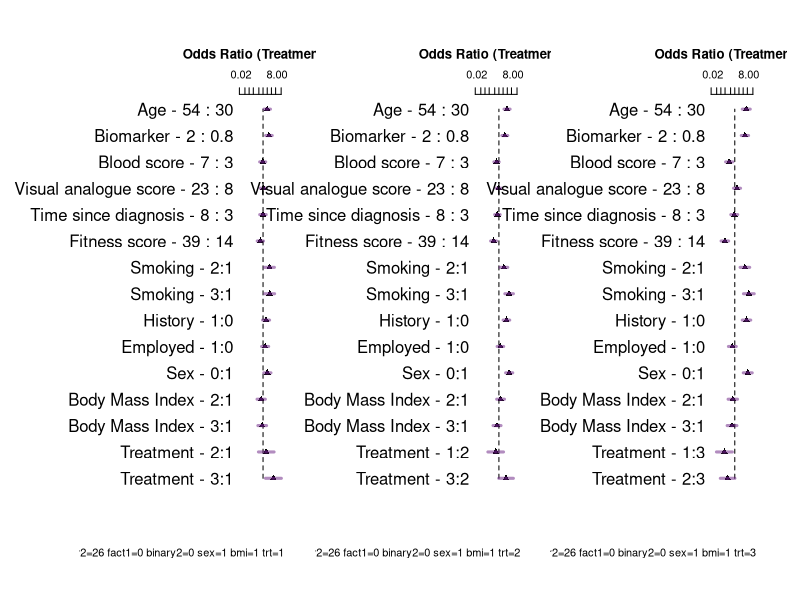
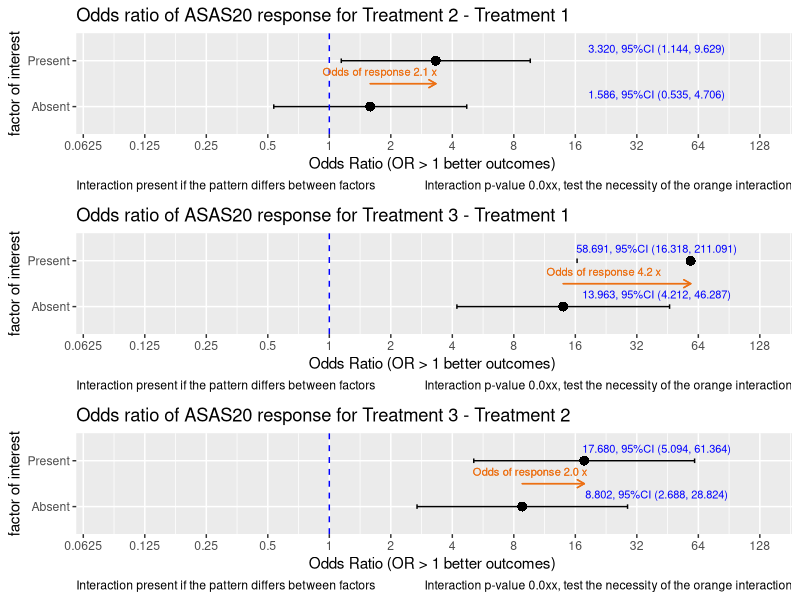
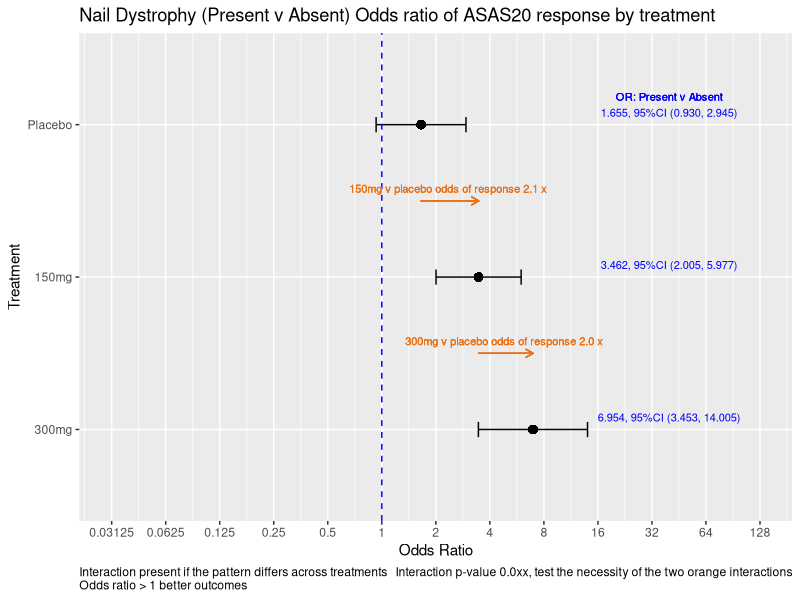

Here is the R script that generated these plots, in order:
## ---- chunk 1

    set.seed(124)
    library(rms)          # automatically engages rms(Hmisc)
    library(tidyverse)
    library(kableExtra) 
    library(knitr) 
    library(reshape)
    library(rms)
    library(ggplot2)
    require(gridExtra)

    knitrSet(lang='markdown', w=7, h=7, dev='svg', fig.path='folder/')
    options(prType='html')
    options(width=200)
    
    # format function 
       formatz <- function(x){
          if (!is.na(x)  ) {
            sprintf(x, fmt = '%#.1f')  
           }
       }
     
    options(max.print=1000000)    
    options(scipen=999)
    
    ## convenience functions
    p0 <- function(x) {formatC(x, format="f", digits=1)}
    p1 <- function(x) {formatC(x, format="f", digits=1)}
    p2 <- function(x) {formatC(x, format="f", digits=2)}
    p3 <- function(x) {formatC(x, format="f", digits=3)}
    p4 <- function(x) {formatC(x, format="f", digits=4)}
    p5 <- function(x) {formatC(x, format="f", digits=5)}
    
    logit <-     function(p) log(1/(1/p-1))
    expit <-     function(x) 1/(1/exp(x) + 1)
    inv_logit <- function(logit) exp(logit) / (1 + exp(logit))
    is.even <-   function(x){ x %% 2 == 0 }                       # function to id. odd maybe useful
    options(width=200)


## ---- chunk 2

    # select the design to simulate
    Design = "Treatment interacts with all variables" 
    #Design = "Treatment interacts with smoking only" 
    #Design = "No-interaction logit-additive model"
    
    # coefficients on log odds scale
    
    intercept <- -3
    n=1000
    v1 = 1
    v2 = 1/(65-18)
    v3 = 0.4
    v4 = 0
    v5 = 1/3
    v6 = -.5/10
    v7 = 0.25/30
    v8 = -.1/10
    v9 = -1/50
    v10 = log(2)
    v11 = -log(1)
    v12 = log(0.5)
    
    #~~~~~~~~~~~~~~~~~~~~~~~~~~~~~~~~~~~~~~~~~~~~~~~~~~~~~~~~~~~~~~~~~~~~~~~~~~~~~~~~~
    randomi <- runif(n)    # this determines Y=1 later, 
    #~~~~~~~~~~~~~~~~~~~~~~~~~~~~~~~~~~~~~~~~~~~~~~~~~~~~~~~~~~~~~~~~~~~~~~~~~~~~~~~~~
    
    trt.coef       <-  v1     # log odds ratio so 1 -> 2.718, so 1 is LARGE
    age.coef       <-  v2     # log odds of 1 over the age range
    smoke.coef     <-  v3     # this is odds of 1.5
    bmi.coef       <-  v4     # this is an odds of 1..50:50
    covar3.coef    <-  v5     # log odds 1 over range of 3
    covar1.coef    <-  v6     # log odds -.05 per unit change
    vas.coef       <-  v7     # log odds .008 per unit change. log odds .25 over 30 units odds 1.27
    time.coef      <-  v8     # log odds -.01 per year, log odds -.1 over 10 years or odds .90
    covar2.coef    <-  v9     # log odds 0.02 per unit, log odds 1 over 50 units or odds 2.7
    fact1.coef     <-  v10    # log odds 0.693 per change in binary, or odds of 2   
    binary2.coef   <-  v11    # log odds 0 per change in binary, or odds of 1  
    sex.coef       <-  v12    # log odds -0.693 per change in binary, or odds of .5  
    
    # made up data structure 
    trt      <- sample(1:3,   n, replace=TRUE)      # trt 3 levels
    age      <- sample(18:65, n, replace=TRUE)      # continuous
    bmi      <- sample(1:3,   n, replace=TRUE)      # assume 3 equal groups
    smoking  <- sample(1:3,   n, replace=TRUE)      # categorical assume 3 equal groups
    covar3   <- round(runif(n,0,3),2)
    covar1   <- round(runif(n,0,10),2)
    vas      <- sample(1:30, n, replace=TRUE)
    time     <- round(runif(n,0,10),2)              # years
    covar2   <- sample(1:50, n, replace=TRUE)
    fact1    <- sample(0:1,  n, replace=TRUE)
    binary2  <- sample(0:1,  n, replace=TRUE)
    sex      <- sample(0:1,  n, replace=TRUE)


## ---- chunk 3

#~~~~~~~~~~~~~~~~~~~~~~~~~~~~~~~~~~~~~~~~~~~~~~~~~~~~~~~~~~~~~~~~~~~~~~~~~~~~~~~~~~~~~~~~~~~~~~~~~~~~~~~~~~~~~~~~~~~~~~~~~~~~linear predictor
if ( ( Design) == "Treatment interacts with all variables" )  {
  
  lp = intercept + trt*trt.coef*(smoking*smoke.coef   +   age*age.coef  + bmi*bmi.coef   + covar3*covar3.coef +
                                   covar1*covar1.coef +   vas*vas.coef  + time*time.coef + covar2*covar2.coef +
                                   fact1*fact1.coef   +
                                   binary2*binary2.coef + sex*sex.coef) 
  
  
}   else if ( ( Design ) == "Treatment interacts with smoking only" ) {    
  
  # truth  only smoking interacts  with trt
  lp = intercept + (trt*trt.coef*smoking*smoke.coef)   +   age*age.coef   + bmi*bmi.coef + covar3*covar3.coef +
    covar1*covar1.coef  + vas*vas.coef   + time*time.coef + covar2*covar2.coef + fact1*fact1.coef +
    binary2*binary2.coef + sex*sex.coef
  
  
}   else if ( ( Design) == "No-interaction logit-additive model" ) {  
  
  # truth no interactions
  lp = intercept + trt*trt.coef + smoking*smoke.coef + age*age.coef  + bmi*bmi.coef  + covar3*covar3.coef  +
    covar1*covar1.coef + vas*vas.coef  + time*time.coef + covar2*covar2.coef + fact1*fact1.coef +
    binary2*binary2.coef + sex*sex.coef
}

y <- ifelse(randomi < plogis(lp), 1, 0)   # one liner  randomi object is necessary for R shiny only



## ---- chunk 4


    datx <- data.frame(cbind(y,  trt ,smoking,  age, covar3, covar1, vas, time, covar2, fact1, binary2, sex, bmi))
    
    da <-  datx 
    
    da$trt <-     factor(da$trt)
    da$smoking <- factor(da$smoking)
    da$fact1 <-   factor(da$fact1)
    da$binary2 <- factor(da$binary2)
    da$sex <-     factor(da$sex)
    da$bmi <-     factor(da$bmi)
    
    # labels for forest plots
    label(da$age)                <- 'Age'                       
    label(da$trt)                <- 'Treatment'
    label(da$bmi)                <- 'Body Mass Index'
    label(da$smoking)            <- 'Smoking'
    label(da$covar3)             <- 'Biomarker'
    label(da$covar1)             <- 'Blood score'
    label(da$vas)                <- 'Visual analogue score'
    label(da$time)               <- 'Time since diagnosis'
    label(da$covar2)             <- 'Fitness score'
    label(da$fact1)              <- "History"
    label(da$binary2)            <- "Employed"
    label(da$sex)                <- 'Sex'
    
    dd <<- datadist(da)
    options(datadist="dd")


## ---- chunk 5

# RUN REGRESSONS
    A<-lrm(y~   trt * (smoking  + age  + bmi + covar3 + covar1 + vas + time + covar2 + fact1 + binary2 +sex),da, y=TRUE ,x=TRUE)  # all interact with trt
    B<-lrm(y~  (trt *  smoking) + age  + bmi + covar3 + covar1 + vas + time + covar2 + fact1 + binary2 +sex, da, y=TRUE, x=TRUE)  # smoking * trt only
    C<-lrm(y~   trt +  smoking  + age +  bmi + covar3 + covar1 + vas + time + covar2 + fact1 + binary2 +sex, da, y=TRUE, x=TRUE)  # main effect
  
## ---- chunk 6
  #~~~~~~~~~~~~~~~~~~~~~~~~~~~~~~~~~~~~~~~~~~~~~~~~~~~~~~~~~~~~~~~~~~~~~~~~~~~~~~~~~~~~~~~~~~~~~~~~~~~~~~~~~~~~~
  # LRTESTS
  #~~~~~~~~~~~~~~~~~~~~~~~~~~~~~~~~~~~~~~~~~~~~~~~~~~~~~~~~~~~~~~~~~~~~~~~~~~~~~~~~~~~~~~~~~~~~~~~~~~~~~~~~~~~~~
   
  
  lrtest( A, C)
   
## ---- chunk 7
   
  (A1 <- summary(A, smoking=1, age, covar3, covar1, vas, time, covar2, fact1, binary2, sex, bmi=1, trt=1, est.all=FALSE, vnames=c( "labels")))
  
  (A2 <- summary(A, smoking=1, age, covar3, covar1, vas, time, covar2, fact1, binary2, sex, bmi=1, trt=2, est.all=FALSE, vnames=c( "labels")))
  
  (A3 <- summary(A, smoking=1, age, covar3, covar1, vas, time, covar2, fact1, binary2, sex, bmi=1, trt=3, est.all=FALSE, vnames=c( "labels")))

 
## ---- chunk 8

  par(mfrow=c(1,3)) 
  
  par(oma=c(3,6,1,1)) 
  
  options(digits=1)
  
  plot(summary(A, smoking=1, age, covar3, covar1, vas, time, covar2, fact1, binary2, sex, bmi=1, trt=1, est.all=FALSE, vnames=c( "labels")), 
       log=TRUE, xlim=c(log(.01),log(40)),
       q=c(  0.95 ), at=c(.02,0.05,.1,.2,.5,1,2,4,8,20), lwd=3, pch=17,
       col=   rgb(red=.4,green=.1,blue=.5,alpha=c(.5,.3,.2)),
       col.points='black', cex=1, main= "Odds Ratio (Treatment 1)", cex.main=1.8
  )
  
  plot(summary(A, smoking=1, age, covar3, covar1, vas, time, covar2, fact1, binary2, sex, bmi=1, trt=2, est.all=FALSE, vnames=c( "labels")), 
       log=TRUE, xlim=c(log(.01),log(40)),
       q=c(  0.95 ), at=c(.02,0.05,.1,.2,.5,1,2,4,8,20), lwd=3, pch=17,
       col=   rgb(red=.4,green=.1,blue=.5,alpha=c(.5,.3,.2)),
       col.points='black', cex=1, main= "Odds Ratio (Treatment 2)", cex.main=1.8
  )
  
  plot(summary(A, smoking=1, age, covar3, covar1, vas, time, covar2, fact1, binary2, sex, bmi=1, trt=3, est.all=FALSE, vnames=c( "labels")), 
       log=TRUE, xlim=c(log(.01),log(40)),
       q=c(  0.95 ), at=c(.02,0.05,.1,.2,.5,1,2,4,8,20), lwd=3, pch=17,
       col=   rgb(red=.4,green=.1,blue=.5,alpha=c(.5,.3,.2)),
       col.points='black', cex=1, main= "Odds Ratio (Treatment 3)", cex.main=1.8
  )
  
  par(mfrow=c(1,1))


## ---- chunk 9

  options(digits=6)
  k1 <- contrast(A, list(fact1=c(0,1), trt=c(2)), list(fact1=c(0,1), trt=c(1)) , fun=exp) 
  z1 <- print(k1, X=TRUE)   
  
  k2 <- contrast(A, list(fact1=c(0,1), trt=c(3)), list(fact1=c(0,1), trt=c(1)) , fun=exp) 
  z2 <- print(k2, X=TRUE)   
  
  k3 <- contrast(A, list(fact1=c(0,1), trt=c(3)), list(fact1=c(0,1), trt=c(2)) , fun=exp) 
  z3 <- print(k3, X=TRUE)   


## ---- chunk 10
 
int.plot <- function(k1, factor.="factor of interest",
                     effect="Treatment 2 - Treatment 1", 
                     first.grp="Absent", 
                     second.grp="Present") {
  
  zz <- k1
  # log scale
  Scorex=as.vector(zz$Contrast)
  lbx =  as.vector(zz$Lower)
  ubx =  as.vector(zz$Upper)
  
  df.plot <- data.frame(x=c(effect,effect),
                        factor.=c(first.grp,second.grp ),
                        Score=exp(Scorex),
                        lb = exp(lbx),
                        ub =exp(ubx))
  
  df.plot$factor. = factor(df.plot$factor., 
                           levels = c(first.grp,second.grp ))
   
  
  gp <- ggplot(df.plot, aes(x=factor., y=log(Score), fill="black", group=x))
  gg <- gp + #geom_line(aes(linetype=x), size=.6) + 
    geom_point(aes(shape=x), size=3) + 
    geom_errorbar(aes(ymax=log(ub), ymin=log(lb)), width=.1) +
    theme(legend.position="none") + ylab("Odds Ratio (OR > 1 better outcomes) ") + xlab(factor.) +
    
    geom_hline(yintercept=log(1), linetype="dashed", color = "blue") +
    
    scale_y_continuous(
      breaks= log(c(1/32,1/16,1/8, 1/4,1/2,  1, 2, 4 ,8, 16,32,64, 128) )  ,  
      limits = c(log(1/12),log(128)),  
      labels=     c(1/32,1/16,1/8, 1/4,1/2,  1, 2, 4 ,8, 16,32,64,128)
    ) +
    
    coord_flip() +
    
    geom_text(aes(   
      y=log(40),
      label = paste0(p3(Score),", 95%CI (" ,p3(lb),", ",p3(ub), ")"), 
      vjust=-1.0), size=2.8, color='blue') +
    
    ggtitle( paste0("Odds ratio of ASAS20 response for ", effect) )
  
  
    gg <- gg + labs(caption = c("Interaction p-value 0.0xx, test the necessity of the orange interaction", 
                              "Interaction present if the pattern differs between factors")) + 
    theme(plot.caption = element_text(hjust=c(1, 0)))
  
  # Add text and arrows
  i <- gg + geom_segment(
    x = 1.5, y =  Scorex[1],
    xend = 1.5, yend =  Scorex[2],
    lineend = "round", # See available arrow types in example above
    linejoin = "round",
    size = .5, 
    arrow = arrow(length = unit(0.2, "cm")),
    colour = "#EC7014" # Also accepts "red", "blue' etc
  ) 
  
  k <- i + geom_text( aes(
    x = 1.5, y = (Scorex[1]+Scorex[2])/2,
    label = paste0("Odds of response ",p0(exp(   max(Scorex[2],Scorex[1]) -  min(Scorex[2],Scorex[1])  ))," x"), 
    group = NULL,
    vjust = -1, #.3
    hjust = .7 #1
  ), size=2.8 , color="#EC7014") 
   
}


## ---- chunk 11

#~~~~~~~~~~~~~~~~~~~~~~~~~~~~~~~~~~~~~~~~~~~~~~~~~~~~~~~~~~~~~~~~~~~~~~~~~~~~~~~~~~~~~~~~~~
  age.=sample(30:80,1)  # showing it is the interaction that counts.
  
  options(digits=6)
  k1 <- contrast(A, list(fact1=c(0,1),age=age., trt=c(2)), list(fact1=c(0,1), age=age.,trt=c(1)) , fun=exp) 
  z1 <- print(k1, X=TRUE)   
  
  k2 <- contrast(A, list(fact1=c(0,1), age=age.,trt=c(3)), list(fact1=c(0,1), age=age.,trt=c(1)) , fun=exp) 
  z2 <- print(k2, X=TRUE)   
  
  k3 <- contrast(A, list(fact1=c(0,1), age=age.,trt=c(3)), list(fact1=c(0,1), age=age.,trt=c(2)) , fun=exp) 
  z3 <- print(k3, X=TRUE)   
 
#~~~~~~~~~~~~~~~~~~~~~~~~~~~~~~~~~~~~~~
# execute function
  p1x <- int.plot(k1, factor.="factor of interest",
                  effect="Treatment 2 - Treatment 1", 
                  first.grp="Absent", 
                  second.grp="Present") 
  
  
  p2x <- int.plot(k2, factor.="factor of interest",
                  effect="Treatment 3 - Treatment 1", 
                  first.grp="Absent", 
                  second.grp="Present") 
  
  
  p3x <-int.plot(k3, factor.="factor of interest",
                 effect="Treatment 3 - Treatment 2", 
                 first.grp="Absent", 
               second.grp="Present") 


# its only the orange that is important. And will not change if other values in model are altered.
# the actual OR will change if the covariates change, but the same amount in both levels.
# should mention the values that are held constant!
grid.arrange(p1x,p2x,p3x)
# A
# lrtest(A,C)
# anova(A)
 

## ---- chunk 12

  # now try the original approach
  age.=sample(30:80,1)  # showing it is the interaction that counts.
  
  options(digits=6)
  k1 <- contrast(A, list(fact1=c(1),age=age., trt=c(1)), list(fact1=c(0), age=age.,trt=c(1)) , fun=exp) 
  z1 <- print(k1, X=TRUE)   
  
  k2 <- contrast(A, list(fact1=c(1), age=age.,trt=c(2)), list(fact1=c(0), age=age.,trt=c(2)) , fun=exp) 
  z2 <- print(k2, X=TRUE)   
  
  k3 <- contrast(A, list(fact1=c(1),  age=age.,trt=c(3)), list(fact1=c(0),  age=age.,trt=c(3)) , fun=exp) 
  z3 <- print(k3, X=TRUE)   

  
  zz<-rbind(k1,k2,k3)
  zz<-zz[,c("Contrast","Lower","Upper")]
  zz<- unlist(zz)
  zz<-matrix(zz, nrow=3, ncol=3)
  zz<-as.data.frame(zz)
  names(zz) <-c("Score","lb","ub")
  zz<-data.frame(zz)
  zze <- exp(zz)

  df.plot <- data.frame(x=c("Treatment","Treatment", "Treatment"),
                        factor.=c("Placebo","150mg","300mg"),
                        Score=exp(zz$Score),
                        lb = exp(zz$lb),
                        ub =exp(zz$ub))
   
 # df.plot$factor. = factor(df.plot$factor., levels = c("Placebo","150mg","300mg"))
  df.plot$factor. = factor(df.plot$factor., levels = c("300mg", "150mg", "Placebo"))
 
#~~~~~~~~~~~~~~~~~~~~~~~~~~~~~~~~~~~~~~~~~~~~~~~~~~~~~~~~~~~~~~~~~~~~~~~~~~~~~~~~~~~~~~~~~~~~~~ 
 
  gp <- ggplot(df.plot, aes(x=factor., y=log(Score), fill="black", group=x))
  gg <- gp + #geom_line(aes(linetype=x), size=.6) + 
    geom_point(aes(shape=x), size=3) + 
    geom_errorbar(aes(ymax=log(ub), ymin=log(lb)), width=.1) +
    theme(legend.position="none") + ylab("Odds Ratio") + xlab("Treatment") +
    
    geom_hline(yintercept=log(1), linetype="dashed", color = "blue") +
    
    scale_y_continuous(
      breaks= log(c(1/64,1/32,1/16,1/8, 1/4,1/2,  1, 2, 4 ,8, 16,32,64, 128) )  ,  
      limits = c(log(1/32),log(128)),  
      labels=     c(1/64,1/32,1/16,1/8, 1/4,1/2,  1, 2, 4 ,8, 16,32,64,128)
    ) +
    
    coord_flip() +
   
    geom_text(aes(  y=log(40) ,label = paste0(p3(zze$Score),", 95%CI (" ,p3(zze$lb),", ",p3(zze$ub), ")"), 
                    vjust=-1.0), size=2.8, color='blue') +
     
    ggtitle( "Nail Dystrophy (Present v Absent) Odds ratio of ASAS20 response by treatment") 
  
    gg <- gg + labs(caption = c("Interaction p-value 0.0xx, test the necessity of the two orange interactions", "Interaction present if the pattern differs across treatments\nOdds ratio > 1 better outcomes")) + 
    theme(plot.caption = element_text(hjust=c(1, 0)))
   
    ## add arrows
  i <- gg + geom_segment(
    x = 2.5, y =  zz$Score[1],
    xend = 2.5, yend =  zz$Score[2],
    lineend = "round", # See available arrow types in example above
    linejoin = "round",
    size = .5, 
    arrow = arrow(length = unit(0.2, "cm")),
    colour = "#EC7014" # Also accepts "red", "blue' etc
  ) 
  
  ## add arrows
  j <- i + geom_segment(
    x = 1.5, y =  zz$Score[2],
    xend = 1.5, yend =  zz$Score[3],
    lineend = "round", # See available arrow types in example above
    linejoin = "round",
    size = .5, 
    arrow = arrow(length = unit(0.2, "cm")),
    colour = "#EC7014" # Also accepts "red", "blue' etc
  ) 
  
  ## add text to accompany arrow
  k <- j + geom_text( aes(
    x = 2.5, y = (zz$Score[1]+zz$Score[2])/2,
    label = paste0("150mg v placebo odds of response ",
                   p0(exp(   max(zz$Score[2],zz$Score[1]) -  min(zz$Score[2],zz$Score[1])  ))," x "), 
    group = NULL,
    vjust = -1, #.3
    hjust = .5
  ), size=2.8 , color="#EC7014") 
  
  ## add text to accompany arrow
  m <- k + geom_text( aes(
    x = 1.5, y = ((zz$Score[2]+zz$Score[3])/2),
    label = paste0("300mg v placebo odds of response ",
                   p0(exp(   max(zz$Score[3],zz$Score[2]) -  min(zz$Score[3],zz$Score[2])  ))," x "), 
    group = NULL,
    vjust = -1,
    hjust = .5
  ), size=2.8 , color="#EC7014") 
  
  # add text
  n <- m + geom_text( aes(
    x = 3, y = log(40),
    label = "OR: Present v Absent", 
    group = NULL,
    vjust = - 3, #.3
    hjust = .5 #1
  ), size=2.8 , color="blue") 
  
  
  n


     
